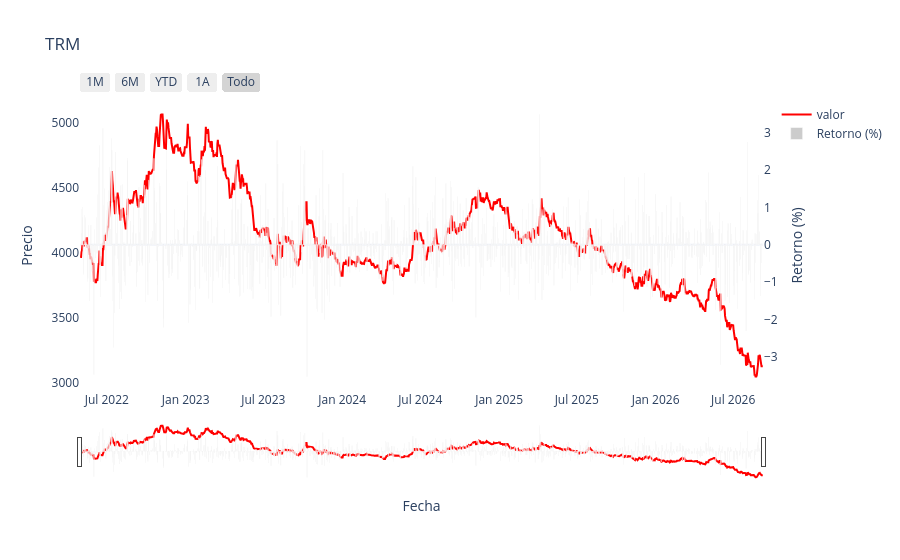

Write notebook code for a chart like this one.
### Code cell
plotly_oneplot_prueba(data = fullTRM, x_col="fecha", y_col="valor", plot_title="TRM", color_in="red")

### Figure 1 — Plotly figure (JSON) as saved in the notebook; plotly's stock layout.template omitted (floating-point values rounded to 4 significant figures; data arrays with more than 128 entries replaced by an {"elided": "..."} marker saying what was removed)
{"data": [{"line": {"color": "red", "dash": "solid"}, "mode": "lines", "name": "valor", "type": "scatter", "x": {"elided": "1593 str values"}, "y": {"elided": "1593 float values"}}, {"marker": {"color": "rgba(128, 128, 128, 0.4)"}, "name": "Retorno (%)", "type": "bar", "x": {"elided": "1593 str values"}, "y": {"elided": "1593 float values"}, "yaxis": "y2"}], "layout": {"hovermode": "x unified", "title": {"text": "TRM"}, "xaxis": {"rangeselector": {"buttons": [{"count": 1, "label": "1M", "step": "month", "stepmode": "backward"}, {"count": 6, "label": "6M", "step": "month", "stepmode": "backward"}, {"count": 1, "label": "YTD", "step": "year", "stepmode": "todate"}, {"count": 1, "label": "1A", "step": "year", "stepmode": "backward"}, {"label": "Todo", "step": "all"}]}, "rangeslider": {"visible": true}, "title": {"text": "Fecha"}, "type": "date"}, "yaxis": {"autorange": true, "fixedrange": false, "showgrid": false, "title": {"text": "Precio"}}, "yaxis2": {"autorange": true, "fixedrange": false, "overlaying": "y", "showgrid": false, "side": "right", "title": {"text": "Retorno (%)"}, "zeroline": true}}}
